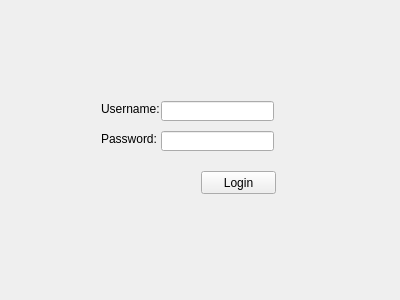
<?xml version="1.0" encoding="UTF-8"?>
<ui version="4.0">
 <class>MainWindow</class>
 <widget class="QMainWindow" name="MainWindow">
  <property name="geometry">
   <rect>
    <x>0</x>
    <y>0</y>
    <width>400</width>
    <height>300</height>
   </rect>
  </property>
  <property name="windowTitle">
   <string>MainWindow</string>
  </property>
  <widget class="QWidget" name="centralWidget">
   <layout class="QVBoxLayout" name="verticalLayout">
    <item>
     <widget class="QStackedWidget" name="stackedWidget">
      <property name="currentIndex">
       <number>0</number>
      </property>
      <widget class="QWidget" name="page">
       <widget class="QLabel" name="label_2">
        <property name="geometry">
         <rect>
          <x>90</x>
          <y>120</y>
          <width>61</width>
          <height>16</height>
         </rect>
        </property>
        <property name="text">
         <string>Password:</string>
        </property>
       </widget>
       <widget class="QLabel" name="label">
        <property name="geometry">
         <rect>
          <x>90</x>
          <y>90</y>
          <width>61</width>
          <height>16</height>
         </rect>
        </property>
        <property name="text">
         <string>Username:</string>
        </property>
       </widget>
       <widget class="QLineEdit" name="password">
        <property name="geometry">
         <rect>
          <x>150</x>
          <y>120</y>
          <width>113</width>
          <height>20</height>
         </rect>
        </property>
        <property name="echoMode">
         <enum>QLineEdit::Password</enum>
        </property>
       </widget>
       <widget class="QLineEdit" name="username">
        <property name="geometry">
         <rect>
          <x>150</x>
          <y>90</y>
          <width>113</width>
          <height>20</height>
         </rect>
        </property>
       </widget>
       <widget class="QPushButton" name="loginButton">
        <property name="geometry">
         <rect>
          <x>190</x>
          <y>160</y>
          <width>75</width>
          <height>23</height>
         </rect>
        </property>
        <property name="text">
         <string>Login</string>
        </property>
       </widget>
      </widget>
      <widget class="QWidget" name="page_2">
       <widget class="QPushButton" name="logoutButton">
        <property name="geometry">
         <rect>
          <x>240</x>
          <y>190</y>
          <width>75</width>
          <height>23</height>
         </rect>
        </property>
        <property name="text">
         <string>Log Out</string>
        </property>
       </widget>
       <widget class="QLabel" name="label_3">
        <property name="geometry">
         <rect>
          <x>80</x>
          <y>60</y>
          <width>47</width>
          <height>13</height>
         </rect>
        </property>
        <property name="text">
         <string>Name:</string>
        </property>
       </widget>
       <widget class="QLabel" name="label_4">
        <property name="geometry">
         <rect>
          <x>80</x>
          <y>80</y>
          <width>47</width>
          <height>13</height>
         </rect>
        </property>
        <property name="text">
         <string>Age:</string>
        </property>
       </widget>
       <widget class="QLabel" name="label_5">
        <property name="geometry">
         <rect>
          <x>80</x>
          <y>100</y>
          <width>47</width>
          <height>13</height>
         </rect>
        </property>
        <property name="text">
         <string>Gender:</string>
        </property>
       </widget>
       <widget class="QLabel" name="label_6">
        <property name="geometry">
         <rect>
          <x>80</x>
          <y>120</y>
          <width>47</width>
          <height>13</height>
         </rect>
        </property>
        <property name="text">
         <string>Married:</string>
        </property>
       </widget>
       <widget class="QLabel" name="name">
        <property name="geometry">
         <rect>
          <x>130</x>
          <y>60</y>
          <width>47</width>
          <height>13</height>
         </rect>
        </property>
        <property name="text">
         <string>TextLabel</string>
        </property>
       </widget>
       <widget class="QLabel" name="age">
        <property name="geometry">
         <rect>
          <x>130</x>
          <y>80</y>
          <width>47</width>
          <height>13</height>
         </rect>
        </property>
        <property name="text">
         <string>TextLabel</string>
        </property>
       </widget>
       <widget class="QLabel" name="gender">
        <property name="geometry">
         <rect>
          <x>130</x>
          <y>100</y>
          <width>47</width>
          <height>13</height>
         </rect>
        </property>
        <property name="text">
         <string>TextLabel</string>
        </property>
       </widget>
       <widget class="QLabel" name="married">
        <property name="geometry">
         <rect>
          <x>130</x>
          <y>120</y>
          <width>47</width>
          <height>13</height>
         </rect>
        </property>
        <property name="text">
         <string>TextLabel</string>
        </property>
       </widget>
      </widget>
     </widget>
    </item>
   </layout>
  </widget>
 </widget>
 <layoutdefault spacing="6" margin="11"/>
 <tabstops>
  <tabstop>username</tabstop>
  <tabstop>password</tabstop>
  <tabstop>loginButton</tabstop>
  <tabstop>logoutButton</tabstop>
 </tabstops>
 <resources/>
 <connections/>
</ui>
